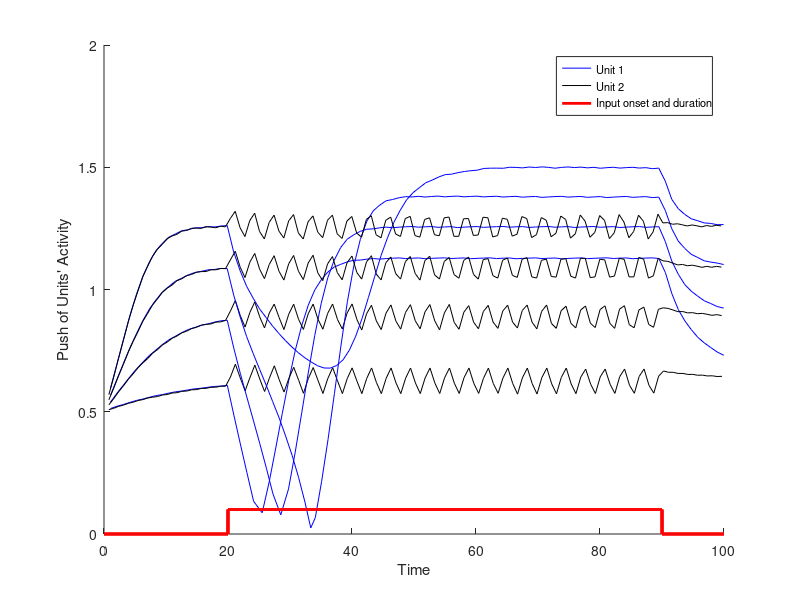

MATLAB code to generate this figure:
%%% codes for producing fig.10 in the following manuscript

% Baghdadi, G., Towhidkhah, F., & Rostami, R. (2018). 
% A mathematical model to mimic the shape of event related desynchronization/synchronization. 
% Journal of Theoretical Biology, 453, 117-124.

% ---------- NOTE: this code is for a genral model and some parts of it do not relate to this figure

%%%
clear all; %close all
inx=1;
t_DE=0;
%%% stimuli
d=1;
stimuli=d;
%visiual=1  %auditory=0
% Modality=[1 1 1 0 0 0 0 1 0 1 0 0 1 1 1 1 0 0 0 1 1 0 0 0 1 1 1 1 1 1 0 0 0 0 0 0 1 1 1 1];
Modality=1;
%%% First Step
A_S = 0;
w_S = 6;       

w_STM1_V=6;   % frequecy value that reperesents visual 1
w_STM2_V=8;   % frequecy value that reperesents visual 2
w_STM1_A=7;   % frequecy value that reperesents auditory 1
w_STM2_A=9;   % frequecy value that reperesents auditory 2

%--------------------------------------

for landa = [0.1 0.2 0.3 0.4]

    landa_1_V = landa;  % landa value in vanderpol eq. that reperesents visual 1
    p_1_V =w_STM1_V; % frequecy (p) value in vanderpol eq. that reperesents visual 1
    B_1_V= 1.5;   % coupling weight for visual 1
    
    y_1_V=0.5;
    x_1_V=0.5;
    out_1_V(1)=y_1_V;
    
    landa_2_V  = landa;  % landa value in vanderpol eq. that reperesents visual 2
    p_2_V=w_STM2_V;  % frequecy (p) value in vanderpol eq. that reperesents visual 2
    B_2_V=1.5; % coupling weight for visual 2
    
    y_2_V=0.5;
    x_2_V=0.5;
    out_2_V(1)=y_2_V;
    
    %-------------------------------------
    landa_1_A=0.2;   % landa value in vanderpol eq. that reperesents auditory 1
    p_1_A =w_STM1_A; % frequecy (p) value in vanderpol eq. that reperesents auditory 1
    B_1_A=1.5; % coupling weight for auditory 1
    
    y_1_A=0.5;
    x_1_A=0.5;
    out_1_A(1)=y_1_A;
    
    landa_2_A =0.2;  % landa value in vanderpol eq. that reperesents auditory 2
    p_2_A=w_STM2_A;  % frequecy (p) value in vanderpol eq. that reperesents auditory 2
    B_2_A=1.5; % coupling weight for auditory 2
    
    y_2_A=0.5;
    x_2_A=0.5;
    out_2_V(1)=y_2_A;
    
    %-------------------------------------------
    %-------------------------------------------
    t_stim=0;
    t_stim_pres=0;
    t_ISI=0;
    tt=0;
    dt = 0.01;   %sample interval
    t = -0.01;
    T_present=70;  %stimulus presentation time
    T_isi=100;  %inter stimulus interval
    T_start=2;
    T_end=(20*dt)+T_isi*(1/dt)*length(stimuli);
    flag_start_stim=0;
    
    
    for i= T_start:T_end
        t = t + dt;
        time(i)=t;
        %%%%%%%%%%%%%%%%%%%%%%%%%%%%%%%%%%%%%%
        %------------Stimulation-------------%
        %%%%%%%%%%%%%%%%%%%%%%%%%%%%%%%%%%%%%%
        if (t>20) & (t_stim_pres<T_present) & (t_ISI<T_isi)  %t=20 just delay for begining the test
                if flag_start_stim==0
                    time_ST=t;
                    flag_start_stim=1;
                end
                A_S=1;
                w_S =w_STM1_V; 
                STIM(i)=1;
        elseif (t_stim_pres>T_present) & (t_ISI<T_isi)    % the gap between two presentation
            flag_stimuli=0;
            flag_start_stim=0;
            Flag_decision=0;
            A_S=0;
            B_1_V=0;
            B_2_V=0;
            B_1_A=0;
            B_2_A=0;
            STIM(i)=0;
        elseif (t_ISI>T_isi)    % start new presentation
            t_ISI=0;
            t_stim_pres=0;
            count=count+1
            tt=0;
        end
        if (t>20)
            t_stim_pres=t_stim_pres+dt;
            t_ISI=t_ISI+dt;
        end
    %%%%&&&
        k=0;
        %   input
        x_S= A_S * sin(w_S * t);
        input(i)=x_S;
        
       %% ------------------------------- %%
       %%%%%%%% Attention resourse %%%%%%%%%
       %-----------------------------------%
       % Visual Target and Non-Target
       x_1_V=dt*((landa_1_V-y_1_V.^2)*x_1_V-p_1_V.^2*y_1_V+...
           B_1_V*x_S)+...
           x_1_V;
       y_1_V = dt * (x_1_V) + y_1_V;
         
       out_1_V(i)=y_1_V;
            
       x_2_V=dt*((landa_2_V-y_2_V.^2)*x_2_V-p_2_V.^2*y_2_V+...
           B_2_V*x_S)+...         
           x_2_V;
       y_2_V = dt * (x_2_V) + y_2_V;
       
       out_2_V(i)=y_2_V;
       %----------------------------------%
       %----------------------------------%
       % Auditory Target and Non-Target
       x_1_A=dt*((landa_1_A-y_1_A.^2)*x_1_A-p_1_A.^2*y_1_A+...
           B_1_A*x_S)+...
           x_1_A;
       y_1_A = dt * (x_1_A) + y_1_A;
         
       out_1_A(i)=y_1_A;
            
       x_2_A=dt*((landa_2_A-y_2_A.^2)*x_2_A-p_2_A.^2*y_2_A+...
           B_2_A*x_S)+...         
           x_2_A;
       y_2_A = dt * (x_2_A) + y_2_A;
       
       out_2_A(i)=y_2_A;
    
    end
%     %-----------------------------------------------------------------------
%     figure;plot(out_1_V,'r')
%     hold on
%     plot(out_2_V)
    %%%%%%%% attention source
    diff_1_V=diff(out_1_V);
    diff_2_V=diff(out_2_V);
    
    diff_1_A=diff(out_1_A);
    diff_2_A=diff(out_2_A);
    
    diff_in=diff(input);
    
    k=1;
    for i=1:length(diff_1_V)-1
        if (sign(diff_1_V(i))~=sign(diff_1_V(i+1))) && (out_1_V(i)>0)
            push_1_V(k)=out_1_V(i);
            index_1_V(k)=time(i);
            k=k+1;
        end
    end
    %%%
    k=1;
    for i=1:length(diff_2_V)-1
        if (sign(diff_2_V(i))~=sign(diff_2_V(i+1))) && (out_2_V(i)>0)
            push_2_V(k)=out_2_V(i);
            index_2_V(k)=time(i);
            k=k+1;
        end
    end
    %%%
    k=1;
    for i=1:length(diff_1_A)-1
        if (sign(diff_1_A(i))~=sign(diff_1_A(i+1))) && (out_1_A(i)>0)
            push_1_A(k)=out_1_A(i);
            index_1_A(k)=time(i);
            k=k+1;
        end
    end
    
    %%%
    k=1;
    for i=1:length(diff_2_A)-1
        if (sign(diff_2_A(i))~=sign(diff_2_A(i+1))) && (out_2_A(i)>0)
            push_2_A(k)=out_2_A(i);
            index_2_A(k)=time(i);
            k=k+1;
        end
    end
    %%%
    k=1;
    for i=1:length(diff_in)-1
        if (sign(diff_in(i))~=sign(diff_in(i+1))) && (input(i)>0)
            push_in(k)=input(i);
            index_in(k)=time(i);
            k=k+1;
        end
    end
    
    % figure;
    hold on
    plot(index_1_V(T_start:end),push_1_V(T_start:end),'b')
    plot(index_2_V(T_start:end),push_2_V(T_start:end),'k')
    
    
    plot(time,STIM*0.1,'Color','r','LineWidth',2)
    set(gcf,'Color','white')
end
%set(gca,'FontSize',10)
ylabel('Push of Units'' Activity')
xlabel('Time')
legend({'Unit 1','Unit 2','Input onset and duration'},'Location','Best','FontSize',8)
    %title('\bf \fontname{Arial} \fontsize{12} B = 1.5;\Omega1 \approx \omega1 = 6; \omega2 = 8; IC=0.5')